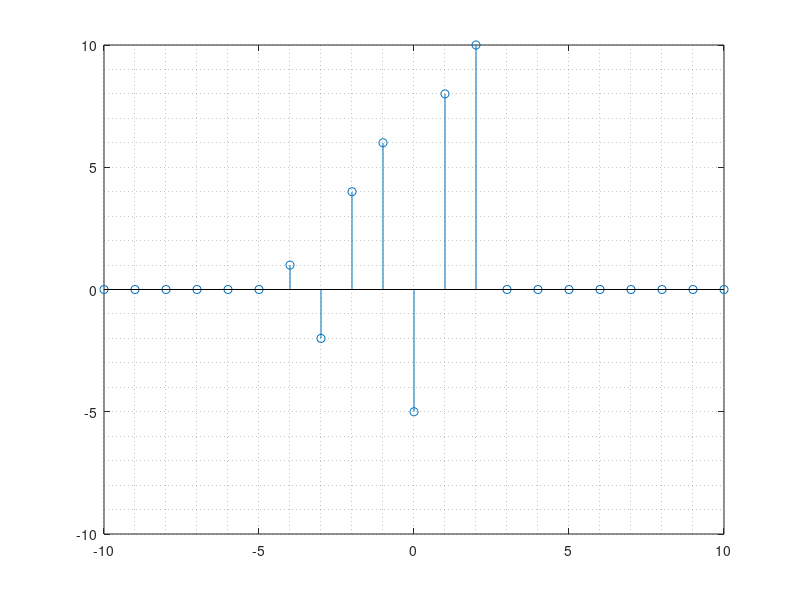
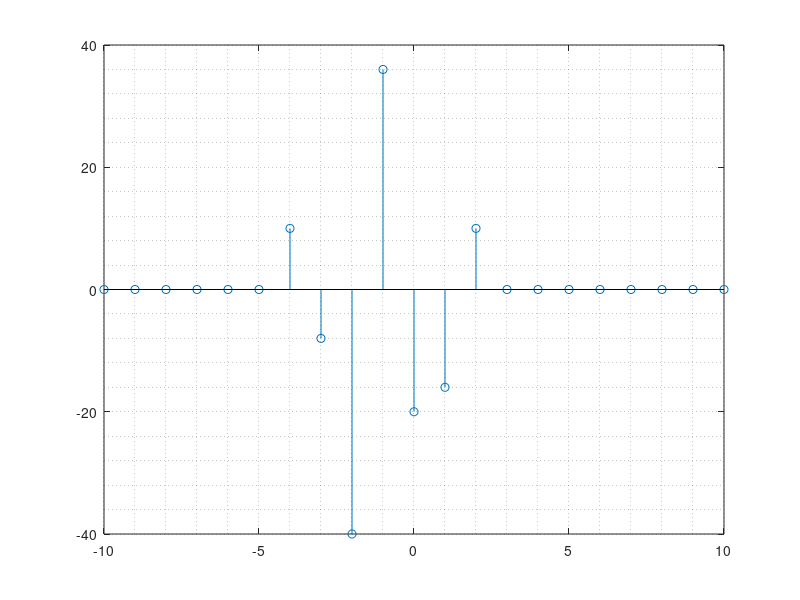

The MATLAB source for these figures, in order:
x = [0 0 0 0 0 0 1 -2 4 6 -5 8 10 0 0 0 0 0 0 0 0];
n = [-10 -9 -8 -7 -6 -5 -4 -3 -2 -1 0 1 2 3 4 5 6 7 8 9 10];

% x_s = x[n-s]
function [x_s] = myshift(x,s)
  x_s = x;
  if s > 0
    for i = 1:1:length(x)-s
      x_s(i+s) = x(i);
    endfor
  else
    for i = 1-s:1:length(x)
      x_s(i+s) = x(i);
    endfor
  endif

endfunction

% generate x[-n]
x_rev = x;
x_rev(1:end) = x(end:-1:1);

x_2 = myshift(x,-4).*myshift(x,1) + myshift(x_rev,-2).*x

figure
stem(n,x)
grid minor

figure
stem(n, x_2)
grid minor
